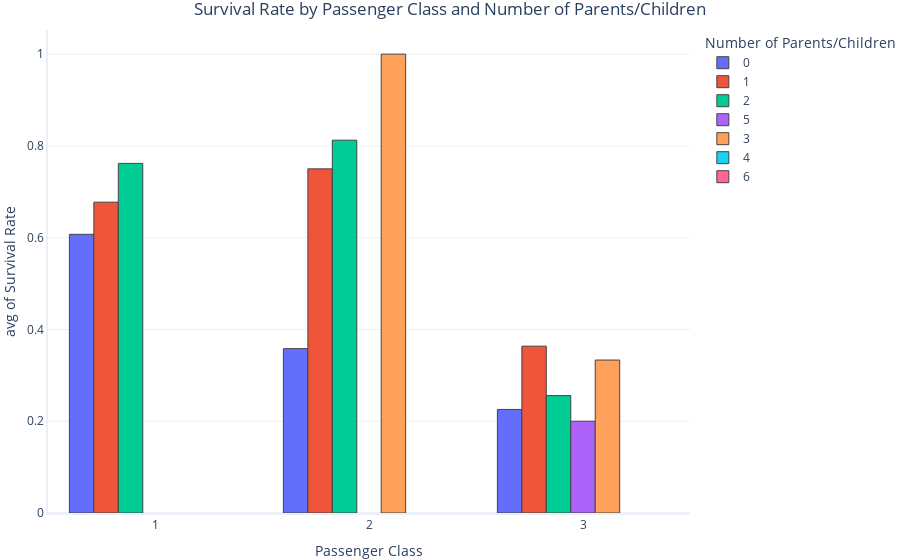

The code cell stored with this chart in its notebook:
### Code cell
px.histogram(dataset, x='Pclass', y='Survived', histfunc='avg', barmode='group', color='Parch',
             title='Survival Rate by Passenger Class and Number of Parents/Children',
             labels={
        'Pclass': 'Passenger Class',
        'Survived': 'Survival Rate',
        'Parch': 'Number of Parents/Children'
                    }
             )

### Figure 1 — Plotly figure (JSON) as saved in the notebook; plotly's stock layout.template omitted (floating-point values rounded to 4 significant figures; data arrays with more than 128 entries replaced by an {"elided": "..."} marker saying what was removed)
{"data": [{"alignmentgroup": "True", "bingroup": "x", "histfunc": "avg", "hovertemplate": "Number of Parents/Children=0<br>Passenger Class=%{x}<br>avg of Survival Rate=%{y}<extra></extra>", "legendgroup": "0", "marker": {"color": "#636efa", "pattern": {"shape": ""}}, "name": "0", "offsetgroup": "0", "orientation": "v", "showlegend": true, "type": "histogram", "x": {"elided": "678 int values"}, "xaxis": "x", "y": {"elided": "678 int values"}, "yaxis": "y"}, {"alignmentgroup": "True", "bingroup": "x", "histfunc": "avg", "hovertemplate": "Number of Parents/Children=1<br>Passenger Class=%{x}<br>avg of Survival Rate=%{y}<extra></extra>", "legendgroup": "1", "marker": {"color": "#EF553B", "pattern": {"shape": ""}}, "name": "1", "offsetgroup": "1", "orientation": "v", "showlegend": true, "type": "histogram", "x": [3, 3, 3, 3, 3, 1, 3, 1, 2, 1, 1, 1, 3, 2, 1, 3, 3, 1, 3, 3, 3, 3, 2, 3, 2, 3, 3, 3, 1, 3, 2, 1, 3, 1, 2, 1, 3, 3, 1, 2, 2, 1, 2, 3, 1, 1, 2, 3, 3, 1, 3, 3, 2, 3, 2, 3, 3, 2, 2, 3, 3, 3, 3, 3, 1, 2, 2, 3, 3, 2, 1, 2, 1, 1, 3, 2, 3, 2, 3, 2, 3, 2, 3, 2, 1, 2, 3, 1, 3, 1, 3, 3, 2, 1, 3, 2, 3, 2, 1, 3, 3, 2, 3, 2, 1, 3, 3, 2, 1, 2, 3, 1, 3, 1, 3, 1, 1, 2], "xaxis": "x", "y": [0, 1, 0, 0, 0, 0, 1, 1, 1, 0, 0, 0, 1, 0, 0, 0, 0, 1, 0, 1, 0, 0, 1, 0, 1, 0, 0, 0, 1, 0, 1, 0, 0, 1, 1, 0, 0, 1, 1, 0, 0, 1, 1, 1, 1, 0, 1, 1, 0, 1, 0, 0, 1, 0, 1, 0, 0, 1, 1, 1, 1, 1, 0, 1, 1, 0, 1, 0, 0, 1, 1, 1, 1, 1, 0, 1, 0, 1, 1, 0, 1, 1, 0, 1, 1, 0, 0, 1, 1, 0, 0, 1, 1, 0, 0, 1, 1, 1, 1, 0, 0, 1, 1, 0, 1, 1, 0, 1, 1, 0, 0, 1, 1, 1, 1, 1, 1, 1], "yaxis": "y"}, {"alignmentgroup": "True", "bingroup": "x", "histfunc": "avg", "hovertemplate": "Number of Parents/Children=2<br>Passenger Class=%{x}<br>avg of Survival Rate=%{y}<extra></extra>", "legendgroup": "2", "marker": {"color": "#00cc96", "pattern": {"shape": ""}}, "name": "2", "offsetgroup": "2", "orientation": "v", "showlegend": true, "type": "histogram", "x": [3, 1, 2, 2, 3, 3, 3, 3, 2, 1, 3, 3, 1, 3, 3, 2, 3, 3, 3, 3, 3, 3, 3, 3, 2, 2, 3, 3, 3, 1, 1, 1, 1, 3, 1, 1, 3, 3, 1, 3, 2, 3, 1, 3, 1, 2, 2, 3, 1, 2, 3, 2, 1, 1, 3, 3, 1, 1, 3, 2, 2, 3, 3, 1, 3, 2, 1, 2, 1, 3, 3, 3, 1, 3, 3, 2, 3, 3, 3, 3], "xaxis": "x", "y": [1, 0, 1, 1, 0, 0, 1, 0, 1, 1, 0, 0, 1, 0, 0, 0, 0, 0, 1, 0, 0, 1, 0, 1, 1, 1, 0, 1, 1, 0, 1, 1, 1, 0, 1, 0, 1, 0, 1, 1, 1, 0, 1, 0, 1, 0, 1, 0, 0, 1, 1, 1, 1, 1, 0, 0, 1, 1, 0, 1, 1, 0, 0, 0, 0, 0, 1, 1, 1, 0, 1, 0, 1, 0, 0, 1, 0, 0, 0, 0], "yaxis": "y"}, {"alignmentgroup": "True", "bingroup": "x", "histfunc": "avg", "hovertemplate": "Number of Parents/Children=5<br>Passenger Class=%{x}<br>avg of Survival Rate=%{y}<extra></extra>", "legendgroup": "5", "marker": {"color": "#ab63fa", "pattern": {"shape": ""}}, "name": "5", "offsetgroup": "5", "orientation": "v", "showlegend": true, "type": "histogram", "x": [3, 3, 3, 3, 3], "xaxis": "x", "y": [0, 1, 0, 0, 0], "yaxis": "y"}, {"alignmentgroup": "True", "bingroup": "x", "histfunc": "avg", "hovertemplate": "Number of Parents/Children=3<br>Passenger Class=%{x}<br>avg of Survival Rate=%{y}<extra></extra>", "legendgroup": "3", "marker": {"color": "#FFA15A", "pattern": {"shape": ""}}, "name": "3", "offsetgroup": "3", "orientation": "v", "showlegend": true, "type": "histogram", "x": [3, 2, 3, 2, 3], "xaxis": "x", "y": [0, 1, 0, 1, 1], "yaxis": "y"}, {"alignmentgroup": "True", "bingroup": "x", "histfunc": "avg", "hovertemplate": "Number of Parents/Children=4<br>Passenger Class=%{x}<br>avg of Survival Rate=%{y}<extra></extra>", "legendgroup": "4", "marker": {"color": "#19d3f3", "pattern": {"shape": ""}}, "name": "4", "offsetgroup": "4", "orientation": "v", "showlegend": true, "type": "histogram", "x": [3, 3, 1, 3], "xaxis": "x", "y": [0, 0, 0, 0], "yaxis": "y"}, {"alignmentgroup": "True", "bingroup": "x", "histfunc": "avg", "hovertemplate": "Number of Parents/Children=6<br>Passenger Class=%{x}<br>avg of Survival Rate=%{y}<extra></extra>", "legendgroup": "6", "marker": {"color": "#FF6692", "pattern": {"shape": ""}}, "name": "6", "offsetgroup": "6", "orientation": "v", "showlegend": true, "type": "histogram", "x": [3], "xaxis": "x", "y": [0], "yaxis": "y"}], "layout": {"barmode": "group", "legend": {"title": {"text": "Number of Parents/Children"}, "tracegroupgap": 0}, "title": {"text": "Survival Rate by Passenger Class and Number of Parents/Children"}, "xaxis": {"anchor": "y", "domain": [0, 1], "title": {"text": "Passenger Class"}}, "yaxis": {"anchor": "x", "domain": [0, 1], "title": {"text": "avg of Survival Rate"}}}}
